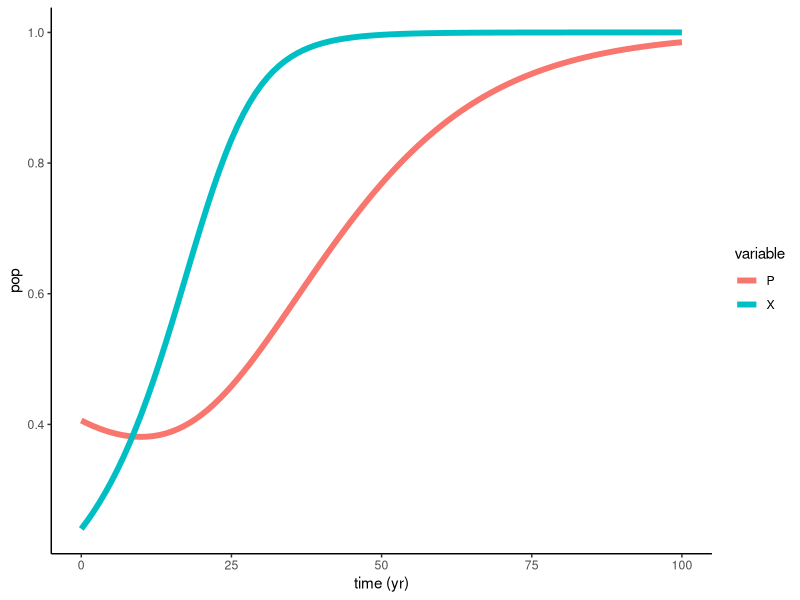
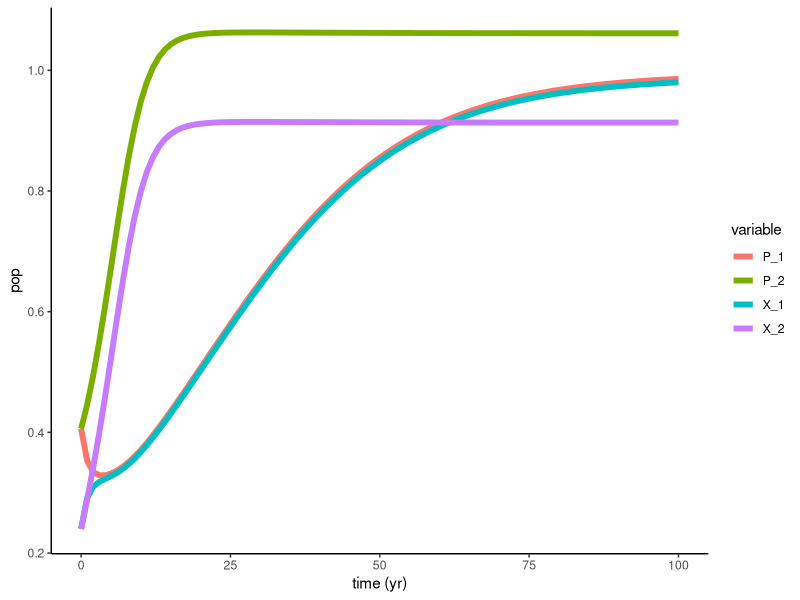
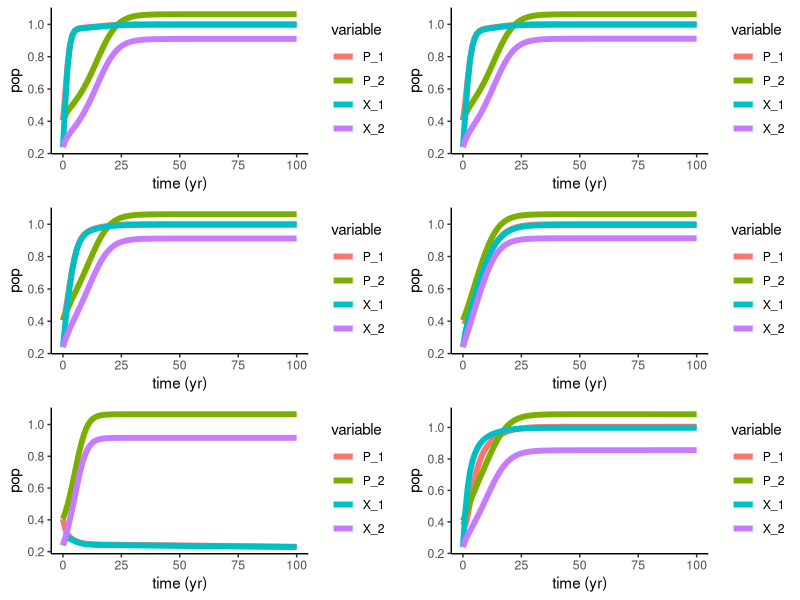
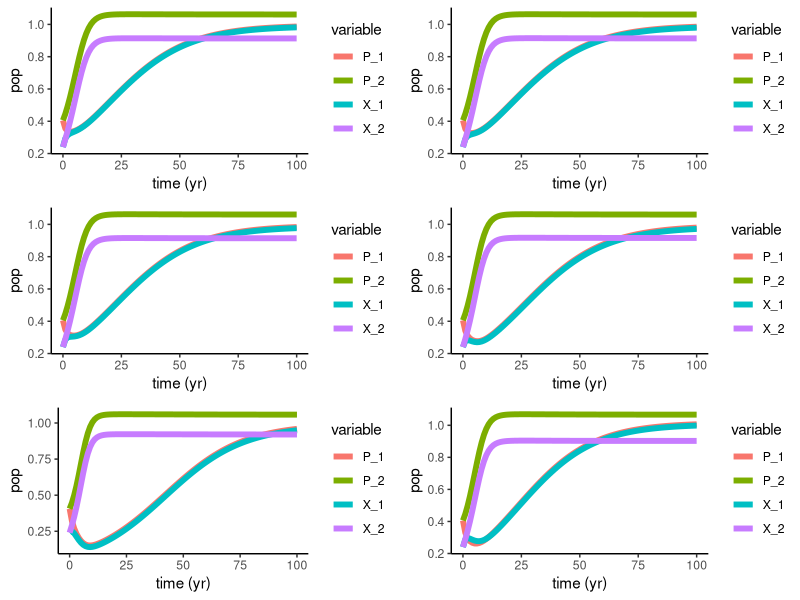
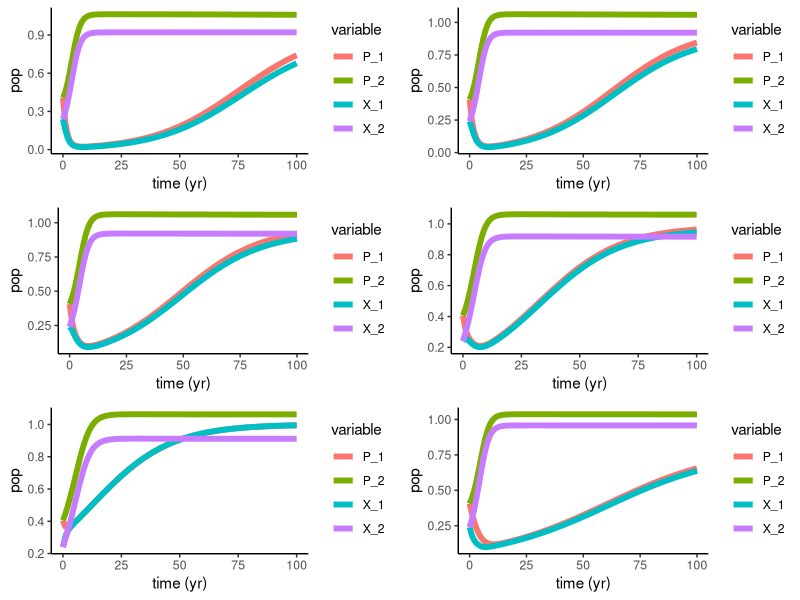
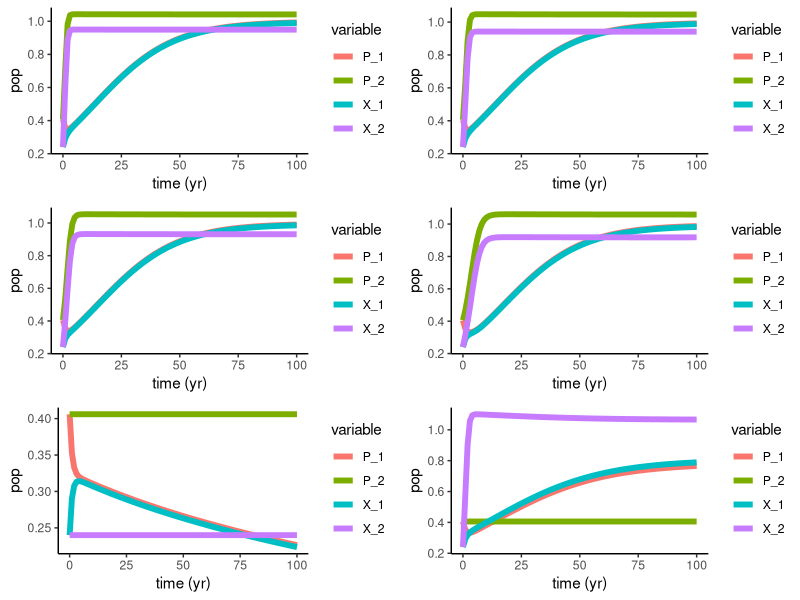
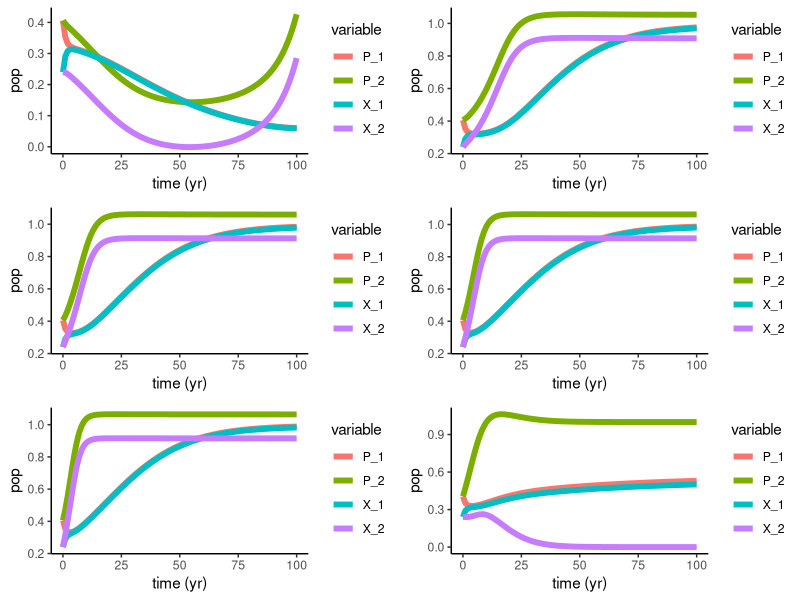
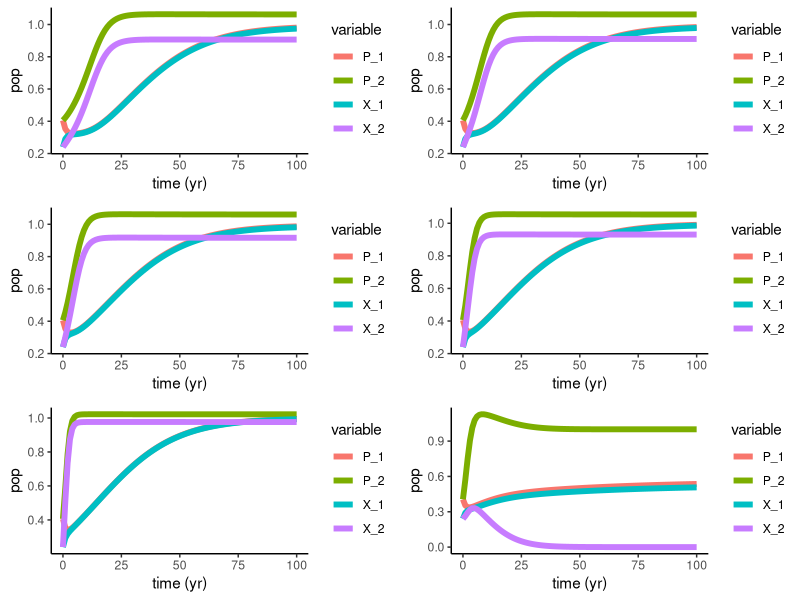

These charts were generated, in order, by the following R code:
## ---- chunk 1
knitr::opts_chunk$set(echo = FALSE, warning = FALSE, message = FALSE)

setwd("C:/Users/sophi/Documents/GitHub/UNH_Docs/Proposal/Soc_Ecol_Model")

library(deSolve)
library(tidyverse)
library(ggplot2)
library(gridExtra)
## ---- chunk 2
Bauch.Model <- function (t, y, params) {
  ## first extract the state variables
  P <- y[1] #Fish Pop var
  X <- y[2] #conservationist var

  #TT <- y[5]
  
  ## now extract the parameters
  R <- params["R"] # Net growth/fecundity
  s <- params["s"] # supply and demand
  h <- params["h"] # Harvesting efficiency
  k <- params["k"] # Social learning rate
  w <- params["w"] # conservation costs
  c <- params["c"] # rarity valuation param
  d <- params["d"] # social norm strength
  
  ## now code the model equations
  dPdt <- R * P * (1-P) - (h * P * (1-X))/(P+s)
  dXdt <- k * X * (1-X) * (d*(2*X-1) + 1/(P+c) - w)
  
  ## combine results into a single vector
  dydt <- c(dPdt, dXdt)
  ## return result as a list!
  
  list(dydt)
}

params_Bauch <- c(R = 0.06, s = 0.8, h = 0.075, k = 0.17, w = 0.35, c = 0.6, d = 0.5)

times <- seq(from = 0, to = 100, by = 1)
xstart <- c(P = 0.406, X = .24) # See supplemental data for other starting params

ode(
  func=Bauch.Model,
  y=xstart,
  times=times,
  parms=params_Bauch
) %>%
  as.data.frame() -> out1

out1 %>%
  gather(variable,value,-time) %>%
  ggplot(aes(x=time,y=value,color=variable))+
  geom_line(size=2)+
  theme_classic()+
  labs(x='time (yr)',y='pop')

## ---- chunk 3
Bauch.Coupled <- function (t, y, params) {
  ## first extract the state variables
  P_1 <- y[1] #Fish Pop var
  P_2 <- y[2] #Fish Pop var
  X_1 <- y[3] #conservationist var
  X_2 <- y[4] #conservationist var

  #TT <- y[5]
  
  ## now extract the parameters
  R_1 <- params["R_1"] # Net growth/fecundity
  s_1 <- params["s_1"] # supply and demand
  h_1 <- params["h_1"] # Harvesting efficiency
  k_1 <- params["k_1"] # Social learning rate
  w_1 <- params["w_1"] # conservation costs
  c_1 <- params["c_1"] # rarity valuation param
  d_1 <- params["d_1"] # social norm strength
  
  R_2 <- params["R_2"] # Net growth/fecundity
  s_2 <- params["s_2"] # supply and demand
  h_2 <- params["h_2"] # Harvesting efficiency
  k_2 <- params["k_2"] # Social learning rate
  w_2 <- params["w_2"] # conservation costs
  c_2 <- params["c_2"] # rarity valuation param
  d_2 <- params["d_2"] # social norm strength 
  
  roe_1 <- params["roe_1"] #fish diffusion
  roe_2 <- params["roe_2"] #fish diffusion
  
  ## now code the model equations
  dP_1dt <- R_1 * P_1 * (1-P_1) - (h_1 * P_1 * (1-X_1))/(P_1+s_1) + roe_1 * (P_2 - P_1)/2
  
  dX_1dt <- k_1 * X_1 * (1-X_1) * (d_1*(2*X_1-1) + 1/(P_1+c_1) - w_1) + 
    k_1 * X_2 * (1-X_2) * (d_1*(2*X_2-1) + 1/(P_1+c_1) - w_1)
  
  dP_2dt <- R_2 * P_2 * (1-P_2) - (h_2 * P_2 * (1-X_2))/(P_2+s_2) + roe_2 * (P_1 - P_2)/2
  
  dX_2dt <- k_2 * X_2 * (1-X_2) * (d_2*(2*X_2-1) + 1/(P_2+c_2) - w_2) +
    k_2 * X_1 * (1-X_1) * (d_2*(2*X_1-1) + 1/(P_2+c_2) - w_2)
  
  ## combine results into a single vector
  dydt <- c(dP_1dt, dP_2dt, dX_1dt, dX_2dt)
  ## return result as a list!
  
  list(dydt)
}

params_Bauch <- c(R_1 = 0.06, s_1 = 0.8, h_1 = 0.075, k_1 = 0.17, w_1 = 0.35, c_1 = 0.6, d_1 = 0.5, roe_1 = 1,
                  R_2 = 0.06, s_2 = 0.8, h_2 = 0.075, k_2 = 0.17, w_2 = 0.35, c_2 = 0.6, d_2 = 0.5, roe_2 = 1)

times <- seq(from = 0, to = 100, by = 1)
xstart <- c(P_1 = 0.406, X_1 = .24, P_2 = 0.406, X_2 = .24) # See supplemental data for other starting params

ode(
  func=Bauch.Coupled,
  y=xstart,
  times=times,
  parms=params_Bauch
) %>%
  as.data.frame() -> out_Coupled

out_Coupled %>%
  gather(variable,value,-time) %>%
  ggplot(aes(x=time,y=value,color=variable))+
  geom_line(size=2)+
  theme_classic()+
  labs(x='time (yr)',y='pop')

## ---- chunk 4
# params_Default <- data.frame(R = 0.06, s = 0.8, h = 0.075, k = 0.17, w = 0.35, c = 0.6, d = 0.5, roe = 1)
# params_Bauch <- c(R_1 = 0.06, s_1 = 0.8, h_1 = 0.075, k_1 = 0.17, w_1 = 0.35, c_1 = 0.6, d_1 = 0.5, roe_1 = 1,
#                   R_2 = 0.06, s_2 = 0.8, h_2 = 0.075, k_2 = 0.17, w_2 = 0.35, c_2 = 0.6, d_2 = 0.125, roe_2 = 1)

# min <- 0
# max <- 1
# i <- 1
# param <- 8

param_ranges <- function(param, max, min){
  #Generate list of ranges
  new_param <- seq(from=min, to=max, length.out=5)
  plotList <- list()
  
  #Change params to each quartile for graphs 1-5
  for(i in 1:length(new_param)){
    params_Default <- data.frame(R = 0.06, s = 0.8, h = 0.075, k = 0.17, w = 0.35, c = 0.6, d = 0.5, roe = 1)
    #ASSIGN OLD PARAMS TO BE NEW SEQUENCE
    params_Default[param] <- new_param[i]
    params_Bauch <- c(R_1 = params_Default$R, s_1 = params_Default$s, h_1 = params_Default$h, k_1 = params_Default$k,
                      w_1 = params_Default$w, c_1 = params_Default$c, d_1 = params_Default$d, roe_1 = params_Default$roe,
                      R_2 = params_Default$R, s_2 = params_Default$s, h_2 = params_Default$h, k_2 = params_Default$k,
                      w_2 = params_Default$w, c_2 =params_Default$c, d_2 = params_Default$d, roe_2 = params_Default$roe)
    
    times <- seq(from = 0, to = 100, by = 1)
    xstart <- c(P_1 = 0.406, X_1 = .24, P_2 = 0.406, X_2 = .24) #See supplemental for other starting params

    ode(
      func=Bauch.Coupled,
      y=xstart,
      times=times,
      parms=params_Bauch
    ) %>%
      as.data.frame() -> out_Diff

    p <- out_Diff %>%
      gather(variable,value,-time) %>%
      ggplot(aes(x=time,y=value,color=variable))+
      geom_line(size=2)+
      theme_classic()+
      labs(x='time (yr)',y='pop')
    plotList[[i]] <- p
  }
  
   params_Default <- data.frame(R = 0.06, s = 0.8, h = 0.075, k = 0.17, w = 0.35, c = 0.6, d = 0.5, roe = 1)
    #ASSIGN OLD PARAMS TO BE NEW SEQUENCE
    params_Bauch <- c(R_1 = params_Default$R, s_1 = params_Default$s, h_1 = params_Default$h, k_1 = params_Default$k,
                      w_1 = params_Default$w, c_1 = params_Default$c, d_1 = params_Default$d, roe_1 = params_Default$roe,
                      R_2 = params_Default$R, s_2 = params_Default$s, h_2 = params_Default$h, k_2 = params_Default$k,
                      w_2 = params_Default$w, c_2 =params_Default$c, d_2 = params_Default$d, roe_2 = params_Default$roe)
    params_Bauch[param] <- max
    params_Bauch[(param + 8)] <- min
    
    times <- seq(from = 0, to = 100, by = 1)
    xstart <- c(P_1 = 0.406, X_1 = .24, P_2 = 0.406, X_2 = .24) #See supplemental for other starting params

    ode(
      func=Bauch.Coupled,
      y=xstart,
      times=times,
      parms=params_Bauch
    ) %>%
      as.data.frame() -> out_Diff

    p <- out_Diff %>%
      gather(variable,value,-time) %>%
      ggplot(aes(x=time,y=value,color=variable))+
      geom_line(size=2)+
      theme_classic()+
      labs(x='time (yr)',y='pop')
    plotList[[6]] <- p
  
  
  
  do.call("grid.arrange", c(plotList, ncol=2))
}
  

## ---- chunk 5
param_ranges(1, 0, 1)
## ---- chunk 6
param_ranges(2, 0, 1)
## ---- chunk 7
param_ranges(3, 0, 1)
## ---- chunk 8
param_ranges(4, 0, 1)
## ---- chunk 9
param_ranges(5, 0, 1)
## ---- chunk 10
param_ranges(6, 0, 1)
## ---- chunk 11
param_ranges(7, 0, 1)
## ---- chunk 12
param_ranges(8, 0, 1)
